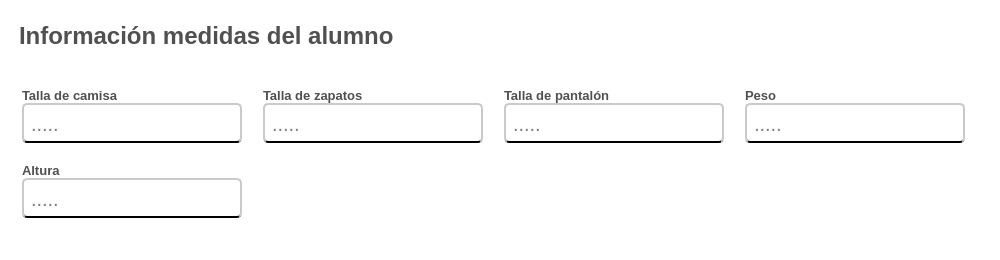
              <widget class="QFrame" name="info_medidas_alumno">
               <property name="sizePolicy">
                <sizepolicy hsizetype="Preferred" vsizetype="Preferred">
                 <horstretch>0</horstretch>
                 <verstretch>10</verstretch>
                </sizepolicy>
               </property>
               <property name="minimumSize">
                <size>
                 <width>1000</width>
                 <height>260</height>
                </size>
               </property>
               <property name="styleSheet">
                <string notr="true">QFrame{

	background-color: rgb(255, 255, 255);

}</string>
               </property>
               <property name="frameShape">
                <enum>QFrame::NoFrame</enum>
               </property>
               <property name="frameShadow">
                <enum>QFrame::Raised</enum>
               </property>
               <layout class="QVBoxLayout" name="verticalLayout_8">
                <property name="leftMargin">
                 <number>10</number>
                </property>
                <item>
                 <widget class="QLabel" name="label_segmento_info_medidas_alumno">
                  <property name="minimumSize">
                   <size>
                    <width>0</width>
                    <height>40</height>
                   </size>
                  </property>
                  <property name="maximumSize">
                   <size>
                    <width>16777215</width>
                    <height>30</height>
                   </size>
                  </property>
                  <property name="font">
                   <font>
                    <family>Arial</family>
                    <pointsize>18</pointsize>
                    <weight>75</weight>
                    <bold>true</bold>
                   </font>
                  </property>
                  <property name="styleSheet">
                   <string notr="true">QLabel{
	

	
	color: rgb(80, 80, 80);

	border-color: #ffffff;

	padding-left:3px;


}
</string>
                  </property>
                  <property name="text">
                   <string>Información medidas del alumno</string>
                  </property>
                  <property name="scaledContents">
                   <bool>false</bool>
                  </property>
                 </widget>
                </item>
                <item alignment="Qt::AlignVCenter">
                 <widget class="QFrame" name="preguntas_info_medidas_2">
                  <property name="minimumSize">
                   <size>
                    <width>460</width>
                    <height>100</height>
                   </size>
                  </property>
                  <property name="styleSheet">
                   <string notr="true">border-radius:0px;
/*border:1px solid;*/</string>
                  </property>
                  <property name="frameShape">
                   <enum>QFrame::NoFrame</enum>
                  </property>
                  <property name="frameShadow">
                   <enum>QFrame::Raised</enum>
                  </property>
                  <layout class="QGridLayout" name="gridLayout_4">
                   <property name="leftMargin">
                    <number>0</number>
                   </property>
                   <property name="horizontalSpacing">
                    <number>9</number>
                   </property>
                   <property name="verticalSpacing">
                    <number>20</number>
                   </property>
                   <item row="0" column="0">
                    <layout class="QVBoxLayout" name="verticalLayout_26">
                     <item>
                      <widget class="QLabel" name="label_talla_camisa">
                       <property name="maximumSize">
                        <size>
                         <width>200</width>
                         <height>16777215</height>
                        </size>
                       </property>
                       <property name="font">
                        <font>
                         <family>Arial</family>
                         <pointsize>10</pointsize>
                         <weight>75</weight>
                         <bold>true</bold>
                        </font>
                       </property>
                       <property name="styleSheet">
                        <string notr="true">QLabel{
		
	color: rgb(80, 80, 80);

	border-color: #ffffff;


}
</string>
                       </property>
                       <property name="text">
                        <string>Talla de camisa</string>
                       </property>
                       <property name="textFormat">
                        <enum>Qt::PlainText</enum>
                       </property>
                       <property name="scaledContents">
                        <bool>true</bool>
                       </property>
                      </widget>
                     </item>
                     <item>
                      <widget class="QLineEdit" name="input_talla_camisa">
                       <property name="sizePolicy">
                        <sizepolicy hsizetype="Fixed" vsizetype="Fixed">
                         <horstretch>0</horstretch>
                         <verstretch>0</verstretch>
                        </sizepolicy>
                       </property>
                       <property name="minimumSize">
                        <size>
                         <width>220</width>
                         <height>40</height>
                        </size>
                       </property>
                       <property name="font">
                        <font>
                         <family>Arial</family>
                         <pointsize>15</pointsize>
                        </font>
                       </property>
                       <property name="styleSheet">
                        <string notr="true">QLineEdit{
	
	background-color: rgb(255, 255, 255);
	border-radius:5px;
	padding-left: 5px;
 padding-right:5px;
	padding-top:1px;
	border-bottom:2px solid black  ;
	border-top: 2px solid rgb(202, 202, 202);
	border-left: 2px solid rgb(202, 202, 202);
	border-right: 2px solid rgb(202, 202, 202);

}

QLineEdit:focus{

	border: 2px solid rgb(17, 192, 255)



}
</string>
                       </property>
                       <property name="placeholderText">
                        <string>.....</string>
                       </property>
                      </widget>
                     </item>
                    </layout>
                   </item>
                   <item row="0" column="1">
                    <layout class="QVBoxLayout" name="verticalLayout_29">
                     <item>
                      <widget class="QLabel" name="label_talla_zapatos">
                       <property name="maximumSize">
                        <size>
                         <width>200</width>
                         <height>16777215</height>
                        </size>
                       </property>
                       <property name="font">
                        <font>
                         <family>Arial</family>
                         <pointsize>10</pointsize>
                         <weight>75</weight>
                         <bold>true</bold>
                        </font>
                       </property>
                       <property name="styleSheet">
                        <string notr="true">QLabel{
		
	color: rgb(80, 80, 80);

	border-color: #ffffff;


}
</string>
                       </property>
                       <property name="text">
                        <string>Talla de zapatos</string>
                       </property>
                       <property name="textFormat">
                        <enum>Qt::PlainText</enum>
                       </property>
                       <property name="scaledContents">
                        <bool>true</bool>
                       </property>
                      </widget>
                     </item>
                     <item>
                      <widget class="QLineEdit" name="input_talla_zapatos">
                       <property name="sizePolicy">
                        <sizepolicy hsizetype="Fixed" vsizetype="Fixed">
                         <horstretch>0</horstretch>
                         <verstretch>0</verstretch>
                        </sizepolicy>
                       </property>
                       <property name="minimumSize">
                        <size>
                         <width>220</width>
                         <height>40</height>
                        </size>
                       </property>
                       <property name="font">
                        <font>
                         <family>Arial</family>
                         <pointsize>15</pointsize>
                        </font>
                       </property>
                       <property name="styleSheet">
                        <string notr="true">QLineEdit{
	
	background-color: rgb(255, 255, 255);
	border-radius:5px;
	padding-left: 5px;
 padding-right:5px;
	padding-top:1px;
	border-bottom:2px solid black  ;
	border-top: 2px solid rgb(202, 202, 202);
	border-left: 2px solid rgb(202, 202, 202);
	border-right: 2px solid rgb(202, 202, 202);

}

QLineEdit:focus{

	border: 2px solid rgb(17, 192, 255)



}
</string>
                       </property>
                       <property name="placeholderText">
                        <string>.....</string>
                       </property>
                      </widget>
                     </item>
                    </layout>
                   </item>
                   <item row="0" column="2">
                    <layout class="QVBoxLayout" name="verticalLayout_30">
                     <item>
                      <widget class="QLabel" name="label_talla_pantalon">
                       <property name="maximumSize">
                        <size>
                         <width>200</width>
                         <height>16777215</height>
                        </size>
                       </property>
                       <property name="font">
                        <font>
                         <family>Arial</family>
                         <pointsize>10</pointsize>
                         <weight>75</weight>
                         <bold>true</bold>
                        </font>
                       </property>
                       <property name="styleSheet">
                        <string notr="true">QLabel{
		
	color: rgb(80, 80, 80);

	border-color: #ffffff;


}
</string>
                       </property>
                       <property name="text">
                        <string>Talla de pantalón </string>
                       </property>
                       <property name="textFormat">
                        <enum>Qt::PlainText</enum>
                       </property>
                       <property name="scaledContents">
                        <bool>true</bool>
                       </property>
                      </widget>
                     </item>
                     <item>
                      <widget class="QLineEdit" name="input_talla_pantalon">
                       <property name="sizePolicy">
                        <sizepolicy hsizetype="Fixed" vsizetype="Fixed">
                         <horstretch>0</horstretch>
                         <verstretch>0</verstretch>
                        </sizepolicy>
                       </property>
                       <property name="minimumSize">
                        <size>
                         <width>220</width>
                         <height>40</height>
                        </size>
                       </property>
                       <property name="font">
                        <font>
                         <family>Arial</family>
                         <pointsize>15</pointsize>
                        </font>
                       </property>
                       <property name="styleSheet">
                        <string notr="true">QLineEdit{
	
	background-color: rgb(255, 255, 255);
	border-radius:5px;
	padding-left: 5px;
 padding-right:5px;
	padding-top:1px;
	border-bottom:2px solid black  ;
	border-top: 2px solid rgb(202, 202, 202);
	border-left: 2px solid rgb(202, 202, 202);
	border-right: 2px solid rgb(202, 202, 202);

}

QLineEdit:focus{

	border: 2px solid rgb(17, 192, 255)



}
</string>
                       </property>
                       <property name="placeholderText">
                        <string>.....</string>
                       </property>
                      </widget>
                     </item>
                    </layout>
                   </item>
                   <item row="0" column="3">
                    <layout class="QVBoxLayout" name="verticalLayout_28">
                     <item>
                      <widget class="QLabel" name="label_peso">
                       <property name="maximumSize">
                        <size>
                         <width>200</width>
                         <height>16777215</height>
                        </size>
                       </property>
                       <property name="font">
                        <font>
                         <family>Arial</family>
                         <pointsize>10</pointsize>
                         <weight>75</weight>
                         <bold>true</bold>
                        </font>
                       </property>
                       <property name="styleSheet">
                        <string notr="true">QLabel{
		
	color: rgb(80, 80, 80);

	border-color: #ffffff;


}
</string>
                       </property>
                       <property name="text">
                        <string>Peso</string>
                       </property>
                       <property name="textFormat">
                        <enum>Qt::PlainText</enum>
                       </property>
                       <property name="scaledContents">
                        <bool>true</bool>
                       </property>
                      </widget>
                     </item>
                     <item>
                      <widget class="QLineEdit" name="input_peso">
                       <property name="sizePolicy">
                        <sizepolicy hsizetype="Fixed" vsizetype="Fixed">
                         <horstretch>0</horstretch>
                         <verstretch>0</verstretch>
                        </sizepolicy>
                       </property>
                       <property name="minimumSize">
                        <size>
                         <width>220</width>
                         <height>40</height>
                        </size>
                       </property>
                       <property name="font">
                        <font>
                         <family>Arial</family>
                         <pointsize>15</pointsize>
                        </font>
                       </property>
                       <property name="styleSheet">
                        <string notr="true">QLineEdit{
	
	background-color: rgb(255, 255, 255);
	border-radius:5px;
	padding-left: 5px;
 padding-right:5px;
	padding-top:1px;
	border-bottom:2px solid black  ;
	border-top: 2px solid rgb(202, 202, 202);
	border-left: 2px solid rgb(202, 202, 202);
	border-right: 2px solid rgb(202, 202, 202);

}

QLineEdit:focus{

	border: 2px solid rgb(17, 192, 255)



}
</string>
                       </property>
                       <property name="placeholderText">
                        <string>.....</string>
                       </property>
                      </widget>
                     </item>
                    </layout>
                   </item>
                   <item row="1" column="0">
                    <layout class="QVBoxLayout" name="verticalLayout_27">
                     <item>
                      <widget class="QLabel" name="label_altura">
                       <property name="maximumSize">
                        <size>
                         <width>200</width>
                         <height>16777215</height>
                        </size>
                       </property>
                       <property name="font">
                        <font>
                         <family>Arial</family>
                         <pointsize>10</pointsize>
                         <weight>75</weight>
                         <bold>true</bold>
                        </font>
                       </property>
                       <property name="styleSheet">
                        <string notr="true">QLabel{
		
	color: rgb(80, 80, 80);

	border-color: #ffffff;


}
</string>
                       </property>
                       <property name="text">
                        <string>Altura</string>
                       </property>
                       <property name="scaledContents">
                        <bool>true</bool>
                       </property>
                      </widget>
                     </item>
                     <item>
                      <widget class="QLineEdit" name="input_altura">
                       <property name="sizePolicy">
                        <sizepolicy hsizetype="Fixed" vsizetype="Fixed">
                         <horstretch>0</horstretch>
                         <verstretch>0</verstretch>
                        </sizepolicy>
                       </property>
                       <property name="minimumSize">
                        <size>
                         <width>220</width>
                         <height>40</height>
                        </size>
                       </property>
                       <property name="font">
                        <font>
                         <family>Arial</family>
                         <pointsize>15</pointsize>
                        </font>
                       </property>
                       <property name="styleSheet">
                        <string notr="true">QLineEdit{
	
	background-color: rgb(255, 255, 255);
	border-radius:5px;
	padding-left: 5px;
 padding-right:5px;
	padding-top:1px;
	border-bottom:2px solid black  ;
	border-top: 2px solid rgb(202, 202, 202);
	border-left: 2px solid rgb(202, 202, 202);
	border-right: 2px solid rgb(202, 202, 202);

}

QLineEdit:focus{

	border: 2px solid rgb(17, 192, 255)



}
</string>
                       </property>
                       <property name="placeholderText">
                        <string>.....</string>
                       </property>
                      </widget>
                     </item>
                    </layout>
                   </item>
                  </layout>
                 </widget>
                </item>
               </layout>
              </widget>
